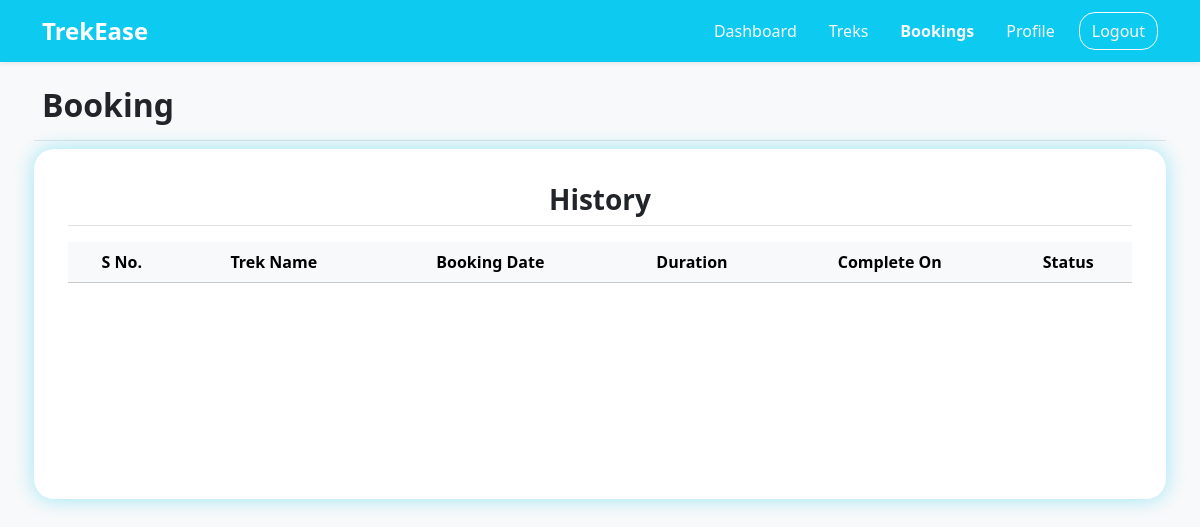
/my_bookings/2, run on an earlier commit of the app's database.
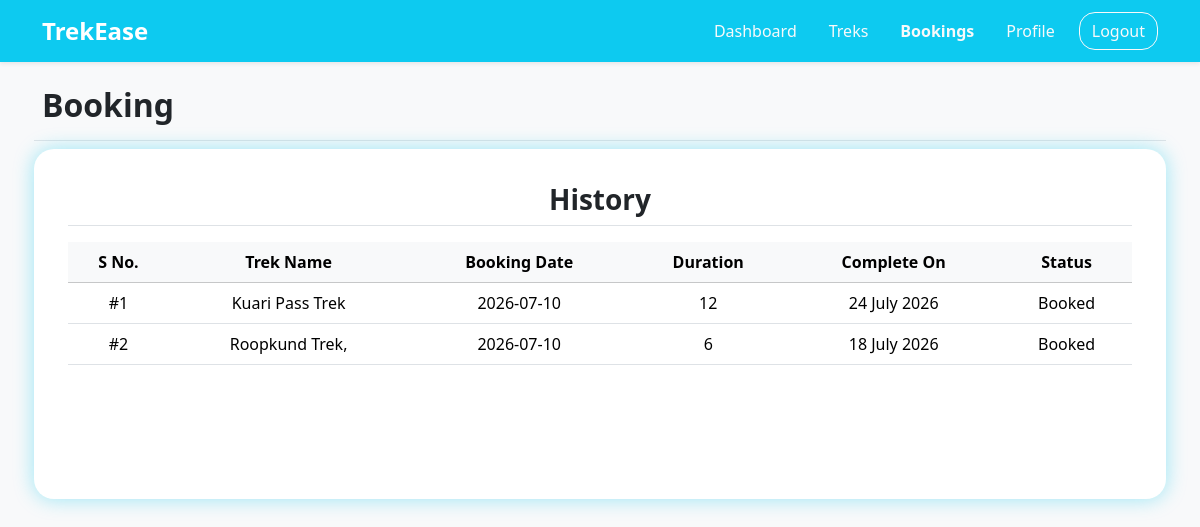
And on a later commit of the database.
### application/models.py (models this page shows)
class Booking(db.Model):
    __tablename__ = "booking"
    id = db.Column(db.Integer, primary_key=True)
    trek_id = db.Column(db.Integer, db.ForeignKey("trek.id"))
    user_id = db.Column(db.Integer, db.ForeignKey("user.id"))
    status = db.Column(db.String(), default="Booked")
    booking_date = db.Column(db.Date, default=date.today)

class Trek(db.Model):
    __tablename__ = "trek"
    id = db.Column(db.Integer(), primary_key=True)
    trek_name = db.Column(db.String(30), unique=True, nullable=False)
    location = db.Column(db.String(), nullable=False)
    difficulty = db.Column(db.String(), nullable=False)
    duration = db.Column(db.Integer(), nullable=False)
    available_slots = db.Column(db.Integer(), nullable=False)
    staff_id = db.Column(db.Integer(), db.ForeignKey("user.id"))
    status = db.Column(db.String(), default="Open", nullable=False)
    start_date = db.Column(db.Date, nullable=False)
    end_date = db.Column(db.Date, nullable=False)
    description = db.Column(db.Text)
    image = db.Column(db.String(), nullable=False)
    created_at = db.Column(db.Date, default=date.today, nullable=False)
    bookings = db.relationship("Booking", backref="trek")

### application/controllers.py (the view)
@app.route("/my_bookings/<int:user_id>")
def my_bookings(user_id):
    user = User.query.get(user_id)
    return render_template("/user/my_bookings.html", user=user)

### templates/user/my_bookings.html (shortened to what the changed rows need)
<!DOCTYPE html>
<html lang="en">
<head>
    <link href="https://cdn.jsdelivr.net/npm/bootstrap@5.3.2/dist/css/bootstrap.min.css" rel="stylesheet">
    <link rel="stylesheet" href="/static/style.css">
</head>
{% if user.status == "Blacklisted" %}
<body class="d-flex flex-column min-vh-100 bg-light">
    <nav class="navbar navbar-expand-lg navbar-dark bg-info shadow-sm">
        <div class="container">
            <div class="navbar-brand ">
                <a class="navbar-brand fw-bold fs-4" href="#">TrekEase</a>
            </div>
            <ul class="nav align-items-center">
                <li class="nav-item ms-2">
                    <a href="/" class="btn btn-outline-light rounded-4">Logout</a>
                </li>
            </ul>
        </div>
        </div>
    </nav>
    <div class="container text-center" id="pending-message">
        <h2 class="mb-3 border-bottom pb-2">Access Restricted</h2>
        <p class=" fs-6 fw-semibold ">Hello {{user.name}}, your User id has been blocked</p>
        <a href="/" class="btn btn-outline-danger rounded-4">Logout</a>
    </div>
</body>
{% else %}
<body class="d-flex flex-column min-vh-100 bg-light">
    <div class="container text-center">
        <div class="text-center mt-2">
            <div class="row my-2 g-3">
                <div class="mb-2 d-flex justify-content-between align-items-center w-100 border-bottom pb-2">
                    <h2 class="fw-semibold">Booking</h2>
                </div>
                <div class="admin-tables">
                    <table class="table table-hover align-middle mb-0">
                        <thead class="text-center table-light sticky-top">
                            <tr>
                                <th scope="col">S No.</th>
                                <th scope="col">Trek Name</th>
                                <th scope="col">Booking Date</th>
                                <th scope="col">Duration</th>
                                <th scope="col">Complete On</th>
                                <th scope="col">Status</th>
                            </tr>
                        </thead>
                        <tbody class="text-center">
                            {% for book in user.bookings %}
                            <tr>
                                <td>#{{loop.index}}</td>
                                <td>{{book.trek.trek_name}}</td>
                                <td>{{book.booking_date}}</td>
                                <td>{{book.trek.duration}}</td>
                                <td>{{book.trek.end_date.strftime("%d %B %Y")}}</td>
                                <td>
                                    {% if book.trek.status =='Completed' %}
                                    {{book.trek.status}}
                                    {% else %}
                                    {{book.status}}
                                    {% endif %}
                                </td>
                            </tr>
                            {% endfor %}
                        </tbody>
                    </table>
                </div>
            </div>
        </div>
    </div>
</body>
{% endif %}
</html>

What changed in the data, as far as the page shows it:
added Booking: trek.trek_name "Kuari Pass Trek", booking_date "2026-07-10", trek.duration "12", trek.end_date "24 July 2026", status "Booked"
added Booking: trek.trek_name "Roopkund Trek,", booking_date "2026-07-10", trek.duration "6", trek.end_date "18 July 2026", status "Booked"
